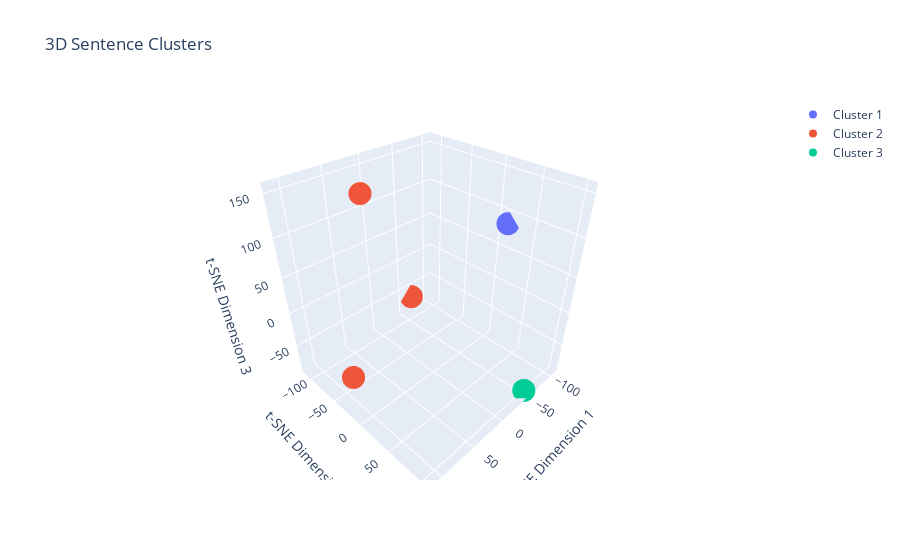

The notebook cell this image was saved under:
### Code cell
import plotly.graph_objects as go

# Perform t-SNE dimensionality reduction for 3D visualization
perplexity_value = min(30, len(sentence_vectors) - 1)
tsne_3d = TSNE(n_components=3,perplexity=perplexity_value, random_state=0)
reduced_vectors_3d = tsne_3d.fit_transform(sentence_vectors)

# 3D Scatter plot
fig = go.Figure()

for i in range(num_clusters):
    indices = labels == i
    fig.add_trace(go.Scatter3d(
        x=reduced_vectors_3d[indices, 0],
        y=reduced_vectors_3d[indices, 1],
        z=reduced_vectors_3d[indices, 2],
        mode='markers',
        name=f'Cluster {i+1}'
    ))

fig.update_layout(title='3D Sentence Clusters',
                  scene=dict(xaxis_title='t-SNE Dimension 1',
                             yaxis_title='t-SNE Dimension 2',
                             zaxis_title='t-SNE Dimension 3'))
fig.show()

### Figure 1 — Plotly figure (JSON) as saved in the notebook; plotly's stock layout.template omitted (floating-point values rounded to 4 significant figures)
{"data": [{"mode": "markers", "name": "Cluster 1", "type": "scatter3d", "x": [-107.0], "y": [15.84], "z": [85.16]}, {"mode": "markers", "name": "Cluster 2", "type": "scatter3d", "x": [56.59, -67.15, 112.0, 112.0], "y": [-45.95, -113.4, -12.34, -12.34], "z": [154.0, -67.29, -31.24, -31.24]}, {"mode": "markers", "name": "Cluster 3", "type": "scatter3d", "x": [-49.74, -49.74], "y": [103.9, 103.9], "z": [-86.84, -86.84]}], "layout": {"scene": {"xaxis": {"title": {"text": "t-SNE Dimension 1"}}, "yaxis": {"title": {"text": "t-SNE Dimension 2"}}, "zaxis": {"title": {"text": "t-SNE Dimension 3"}}}, "title": {"text": "3D Sentence Clusters"}}}
